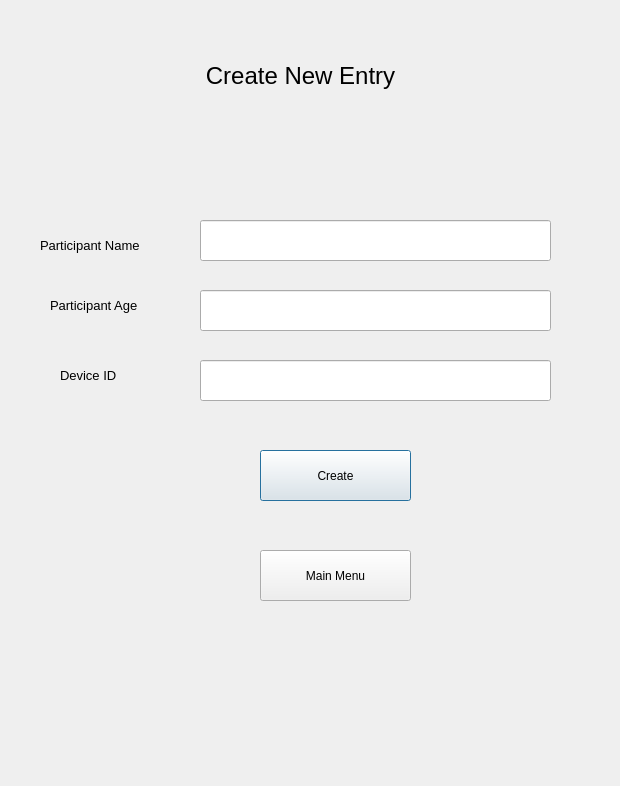
<?xml version="1.0" encoding="UTF-8"?>
<ui version="4.0">
 <class>Dialog</class>
 <widget class="QDialog" name="Dialog">
  <property name="geometry">
   <rect>
    <x>0</x>
    <y>0</y>
    <width>620</width>
    <height>786</height>
   </rect>
  </property>
  <property name="windowTitle">
   <string>Dialog</string>
  </property>
  <widget class="QLabel" name="label">
   <property name="geometry">
    <rect>
     <x>40</x>
     <y>230</y>
     <width>161</width>
     <height>31</height>
    </rect>
   </property>
   <property name="styleSheet">
    <string notr="true">font-size: 10pt;</string>
   </property>
   <property name="text">
    <string>Participant Name</string>
   </property>
  </widget>
  <widget class="QLabel" name="label_2">
   <property name="geometry">
    <rect>
     <x>50</x>
     <y>290</y>
     <width>161</width>
     <height>31</height>
    </rect>
   </property>
   <property name="styleSheet">
    <string notr="true">font-size: 10pt;</string>
   </property>
   <property name="text">
    <string>Participant Age</string>
   </property>
  </widget>
  <widget class="QLabel" name="label_3">
   <property name="geometry">
    <rect>
     <x>60</x>
     <y>360</y>
     <width>161</width>
     <height>31</height>
    </rect>
   </property>
   <property name="styleSheet">
    <string notr="true">font-size: 10pt;</string>
   </property>
   <property name="text">
    <string>Device ID</string>
   </property>
  </widget>
  <widget class="QLabel" name="label_4">
   <property name="geometry">
    <rect>
     <x>130</x>
     <y>30</y>
     <width>341</width>
     <height>91</height>
    </rect>
   </property>
   <property name="styleSheet">
    <string notr="true">font-size: 18pt;</string>
   </property>
   <property name="text">
    <string>Create New Entry</string>
   </property>
   <property name="alignment">
    <set>Qt::AlignCenter</set>
   </property>
  </widget>
  <widget class="QLineEdit" name="lineEdit">
   <property name="geometry">
    <rect>
     <x>200</x>
     <y>220</y>
     <width>351</width>
     <height>41</height>
    </rect>
   </property>
  </widget>
  <widget class="QLineEdit" name="lineEdit_2">
   <property name="geometry">
    <rect>
     <x>200</x>
     <y>290</y>
     <width>351</width>
     <height>41</height>
    </rect>
   </property>
  </widget>
  <widget class="QLineEdit" name="lineEdit_3">
   <property name="geometry">
    <rect>
     <x>200</x>
     <y>360</y>
     <width>351</width>
     <height>41</height>
    </rect>
   </property>
  </widget>
  <widget class="QPushButton" name="pushButton">
   <property name="geometry">
    <rect>
     <x>260</x>
     <y>450</y>
     <width>151</width>
     <height>51</height>
    </rect>
   </property>
   <property name="text">
    <string>Create</string>
   </property>
  </widget>
  <widget class="QPushButton" name="pushButton_2">
   <property name="geometry">
    <rect>
     <x>260</x>
     <y>550</y>
     <width>151</width>
     <height>51</height>
    </rect>
   </property>
   <property name="text">
    <string>Main Menu</string>
   </property>
  </widget>
 </widget>
 <resources/>
 <connections/>
</ui>
